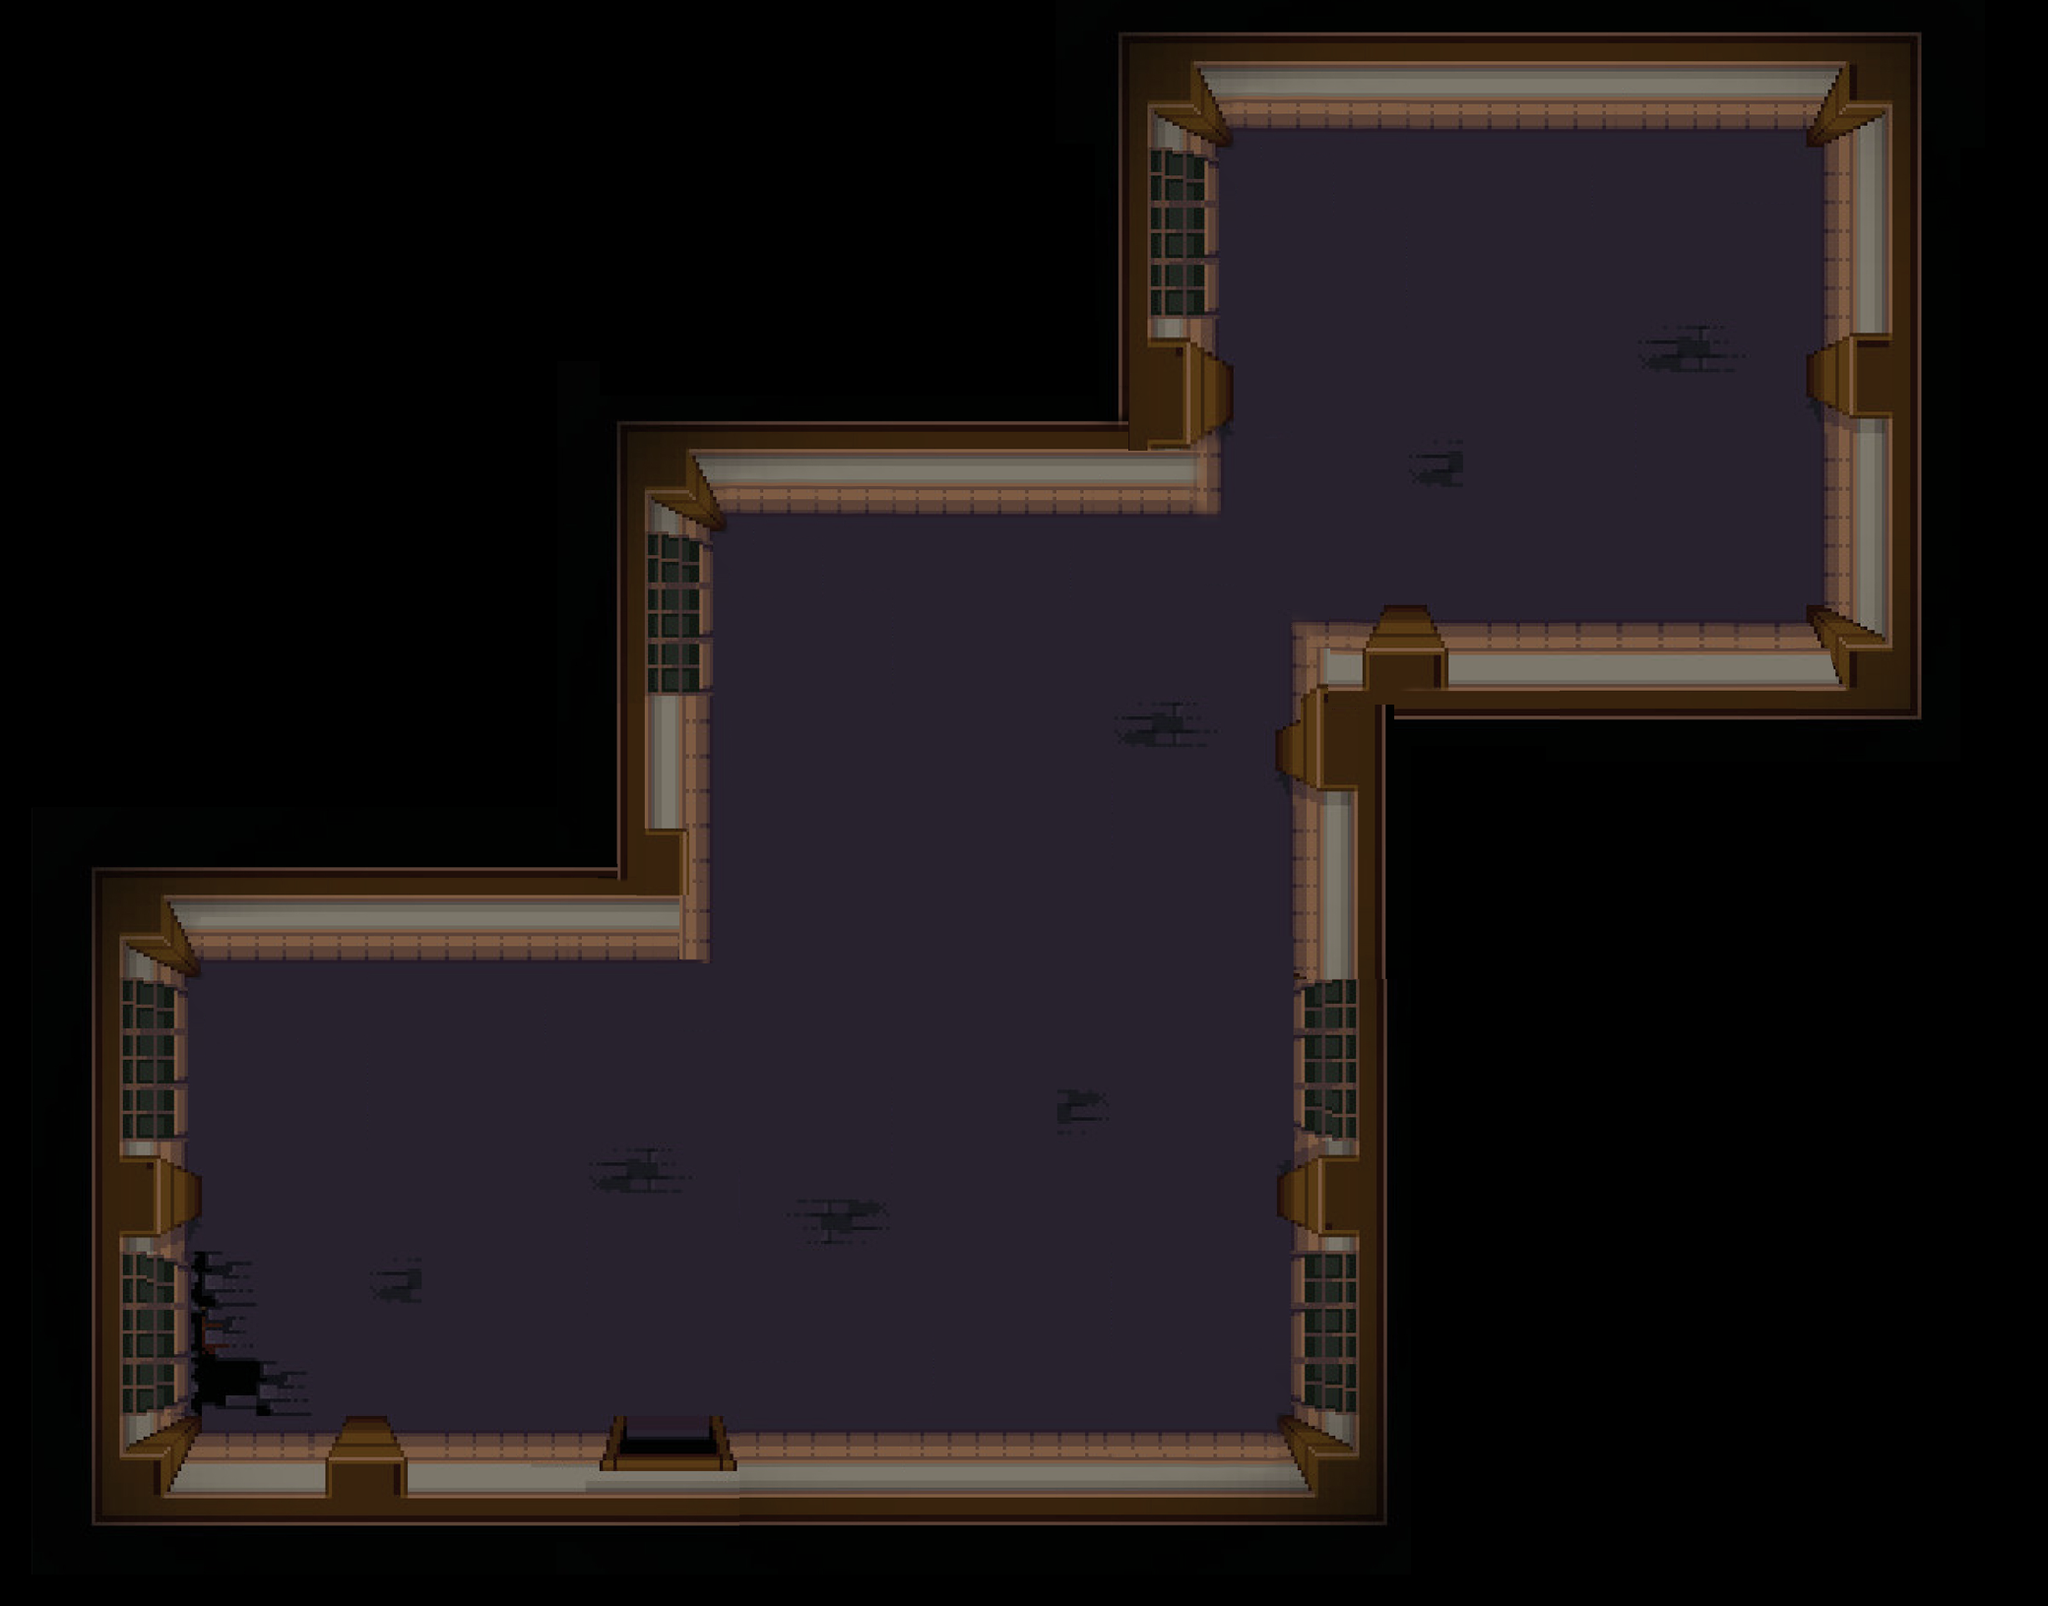

A 2D game scene composited from a Tiled map and its tileset images. What follows is a short description and the map's XML, with each tile layer's data collapsed to a summary:
An orthogonal 65x51 tile map with 32x32 px tiles, 1 tile layer (Base), 6 tilesets and 54 objects.

<map version="1.8" tiledversion="1.8.1" orientation="orthogonal" renderorder="right-down" width="65" height="51" tilewidth="32" tileheight="32" infinite="0" nextlayerid="4" nextobjectid="65">
 <tileset firstgid="1" name="Map" tilewidth="32" tileheight="32" tilecount="3264" columns="64">
  <image source="bigClass.png" width="2079" height="1640" />
 </tileset>
 <tileset firstgid="3265" name="desk" tilewidth="187" tileheight="100" tilecount="1" columns="1">
  <image source="Desk.png" width="187" height="100" />
 </tileset>
 <tileset firstgid="3266" name="cabinet" tilewidth="70" tileheight="137" tilecount="1" columns="1">
  <image source="Cabinet.png" width="70" height="137" />
 </tileset>
 <tileset firstgid="3267" name="chest" tilewidth="83" tileheight="60" tilecount="1" columns="1">
  <image source="chest.png" width="83" height="60" />
 </tileset>
 <tileset firstgid="3268" name="envelope" tilewidth="50" tileheight="49" tilecount="1" columns="1">
  <image source="envelope2.png" width="50" height="49" />
 </tileset>
 <tileset firstgid="3269" name="book" tilewidth="51" tileheight="48" tilecount="1" columns="1">
  <image source="book.png" width="51" height="48" />
 </tileset>
 <layer id="1" name="Base" width="65" height="51">
  <data>[3315 cells, 3100 non-empty, 3100 distinct tile ids]</data>
 </layer>
 <objectgroup id="2" name="Objects">
  <object id="1" gid="3265" x="231" y="1065" width="187" height="100" />
  <object id="2" gid="3266" x="570" y="1073" width="70" height="137" />
  <object id="3" gid="3267" x="772" y="610" width="83" height="60" />
  <object id="4" gid="3268" x="1730" y="591" width="50" height="49" />
  <object id="5" gid="3269" x="1314" y="222" width="51" height="48" />
 </objectgroup>
 <objectgroup id="3" name="Collision">
  <object id="6" x="84" y="1453.33" width="528" height="97.3333" />
  <object id="8" x="353" y="1438.5" width="37.5" height="14.5" />
  <object id="9" x="624" y="1439.5" width="9.5" height="8.5" />
  <object id="10" x="622.5" y="1449" width="10.5" height="10.5" />
  <object id="11" x="612" y="1457.5" width="15.5" height="12.5" />
  <object id="12" x="608.5" y="1467" width="16" height="29.5" />
  <object id="13" x="625" y="1478" width="124" height="18" />
  <object id="14" x="721.5" y="1437" width="12.5" height="12.5" />
  <object id="15" x="725" y="1447.5" width="11.5" height="17" />
  <object id="16" x="730.5" y="1461.5" width="15.5" height="22" />
  <object id="17" x="607.5" y="1487" width="142.5" height="71" />
  <object id="19" x="741" y="1454" width="675" height="109" />
  <object id="21" x="1299.67" y="1437.33" width="116" height="17.6667" />
  <object id="22" x="1313.33" y="629.333" width="102.667" height="812" />
  <object id="23" x="1299" y="1195.5" width="20" height="40.5" />
  <object id="24" x="1304.5" y="1190" width="16.5" height="51" />
  <object id="26" x="1296" y="740.5" width="11" height="40" />
  <object id="28" x="1307" y="737" width="8" height="50" />
  <object id="29" x="1407.5" y="613.5" width="41" height="11" />
  <object id="30" x="1401.5" y="622" width="52.5" height="16" />
  <object id="31" x="1452.67" y="630.667" width="500" height="102.667" />
  <object id="32" x="1408.67" y="635.333" width="64" height="100" />
  <object id="33" x="1835.33" y="613.333" width="19.3333" height="18" />
  <object id="36" x="1853" y="142" width="103" height="490" />
  <object id="37" x="1834.5" y="359" width="11.5" height="43" />
  <object id="38" x="1847" y="355.5" width="7" height="52" />
  <object id="39" x="1833" y="131.5" width="25.5" height="16.5" />
  <object id="40" x="1859" y="130.5" width="95" height="12.5" />
  <object id="41" x="1129" y="21" width="825" height="109" />
  <object id="42" x="1128.67" y="128" width="122" height="20" />
  <object id="43" x="1127" y="145" width="110" height="377" />
  <object id="44" x="1237" y="522" />
  <object id="45" x="1244" y="367.5" width="8.5" height="58.5" />
  <object id="47" x="1235.5" y="364.5" width="10" height="65.5" />
  <object id="48" x="1228" y="434.5" width="13" height="80.5" />
  <object id="49" x="616" y="415" width="520" height="106" />
  <object id="51" x="615.333" y="519.333" width="120.667" height="19.3333" />
  <object id="53" x="614.667" y="536.667" width="106.667" height="440" />
  <object id="54" x="89" y="869" width="529" height="106" />
  <object id="55" x="86" y="973" width="105" height="483" />
  <object id="56" x="198" y="1193.5" width="6" height="42" />
  <object id="57" x="188" y="1188" width="10" height="50" />
  <object id="58" x="189.5" y="1437.5" width="15" height="21" />
  <object id="59" x="190.5" y="972" width="13" height="21" />
  <object id="60" x="230.5" y="963.5" width="188.5" height="99" />
  <object id="61" x="571" y="936.5" width="67" height="124" />
  <object id="62" x="772" y="548" width="66" height="56.6667" />
  <object id="63" x="1314" y="173.333" width="48.6667" height="44.6667" />
  <object id="64" x="1730.33" y="559">
   <polygon points="-0.666667,2.33333 16.6667,-16.6667 49.6667,12 34,32" />
  </object>
 </objectgroup>
</map>